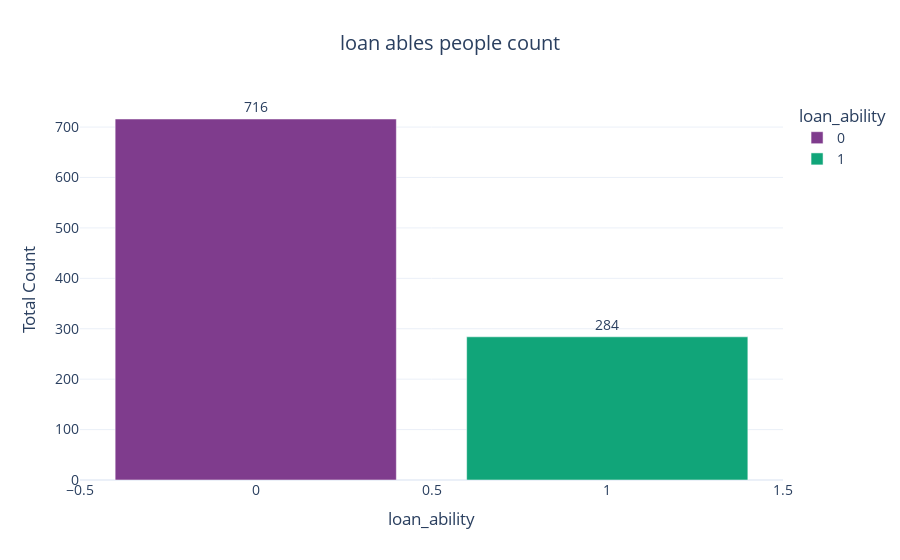

Write notebook code for a chart like this one.
### Code cell
# Step 1: Count categories properly
loan_ability_df = data["DEFAULT"].value_counts().reset_index()
loan_ability_df.columns = ["loan_ability", "Count"]

# Step 2: Plot with refinements
fig = px.bar(
    loan_ability_df,
    x="loan_ability",
    y="Count",
    color="loan_ability",
    text="Count",   # bar ke upar count show hoga
    color_discrete_sequence=px.colors.qualitative.Bold,
    template="plotly_white",
    title="loan ables people count"
)

# Step 3: Layout improvements
fig.update_traces(
    textposition="outside",  # display text on outside of bar)
)

fig.update_layout(
    xaxis_title="loan_ability",
    yaxis_title="Total Count",
    title_x=0.5,   # title center
    font=dict(size=14) 
)

fig.show()

### Figure 1 — Plotly figure (JSON) as saved in the notebook; plotly's stock layout.template omitted (floating-point values rounded to 4 significant figures)
{"data": [{"hovertemplate": "loan_ability=%{x}<br>Count=%{text}<extra></extra>", "legendgroup": "0", "marker": {"color": "rgb(127, 60, 141)", "pattern": {"shape": ""}}, "name": "0", "orientation": "v", "showlegend": true, "text": [716.0], "textposition": "outside", "type": "bar", "x": [0], "xaxis": "x", "y": [716], "yaxis": "y"}, {"hovertemplate": "loan_ability=%{x}<br>Count=%{text}<extra></extra>", "legendgroup": "1", "marker": {"color": "rgb(17, 165, 121)", "pattern": {"shape": ""}}, "name": "1", "orientation": "v", "showlegend": true, "text": [284.0], "textposition": "outside", "type": "bar", "x": [1], "xaxis": "x", "y": [284], "yaxis": "y"}], "layout": {"barmode": "relative", "font": {"size": 14}, "legend": {"title": {"text": "loan_ability"}, "tracegroupgap": 0}, "title": {"text": "loan ables people count", "x": 0.5}, "xaxis": {"anchor": "y", "categoryarray": [0, 1], "categoryorder": "array", "domain": [0, 1], "title": {"text": "loan_ability"}}, "yaxis": {"anchor": "x", "domain": [0, 1], "title": {"text": "Total Count"}}}}
